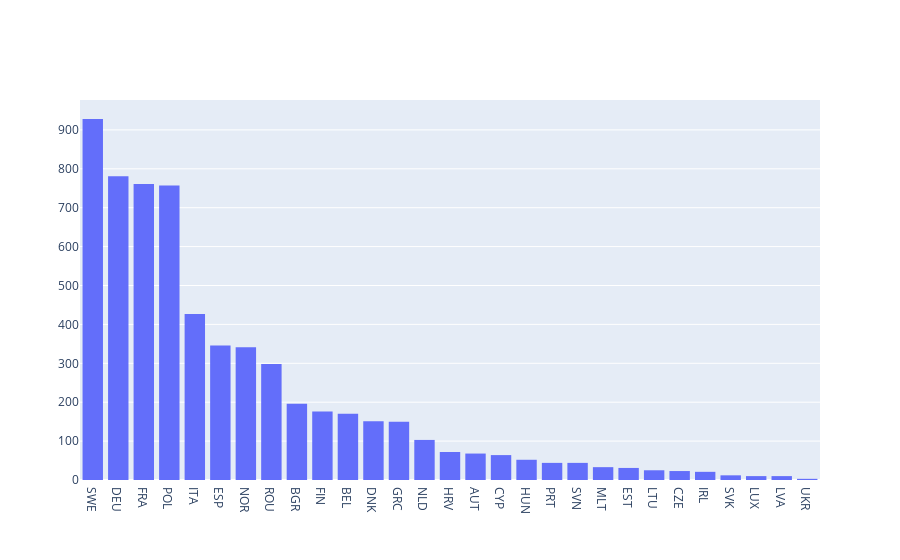

Here is the notebook cell this chart was saved with:
### Code cell
import plotly.graph_objects as go
fig = go.Figure()
fig.add_trace(go.Histogram(x=df['country_iso3'], histfunc="count"))
fig.update_xaxes(categoryorder='total descending')
fig.show()

### Figure 1 — Plotly figure (JSON) as saved in the notebook; plotly's stock layout.template omitted (floating-point values rounded to 4 significant figures; data arrays with more than 128 entries replaced by an {"elided": "..."} marker saying what was removed)
{"data": [{"histfunc": "count", "type": "histogram", "x": {"elided": "6097 str values"}}], "layout": {"xaxis": {"categoryorder": "total descending"}}}
